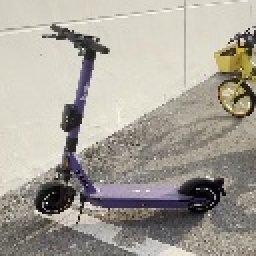
#> input picture positive/pos_00004.jpg, 128 x 128 px (shown 2 times larger)
$ python -i 6.test_model_comprehensive_metrics.py   (imports and definitions only)
#> lines starting #> are read from the running program, lines starting #| are printed output that depends on the picture
import cv2
import joblib
import numpy as np
import os
import matplotlib.pyplot as plt
from skimage.feature import hog
from sklearn.metrics import (
    accuracy_score,
    classification_report,
    confusion_matrix,
    roc_curve,
    auc,
    precision_score,
    recall_score,
    f1_score
)
import seaborn as sns
import time

# --- 설정 변수 ---
# 테스트 데이터셋 경로
TEST_POS_DIR = "./test/positive"
TEST_NEG_DIR = "./test/negative"
MODEL_PATH = "./svm_model_v3_gridsearch.pkl"
TARGET_SIZE = (128, 128)

# HOG 파라미터 (학습과 동일해야 함)
HOG_PARAMS = {
    'orientations': 9,
    'pixels_per_cell': (16, 16),
    'cells_per_block': (2, 2),
    'block_norm': 'L2-Hys',
    'visualize': False,
    'transform_sqrt': True,
}

# 컬러 히스토그램 파라미터
HIST_BINS = (32, 32)

def extract_color_histogram(image, bins=(32, 32)):
    hsv = cv2.cvtColor(image, cv2.COLOR_BGR2HSV)
    hist = cv2.calcHist([hsv], [0, 1], None, bins, [0, 180, 0, 256])
    cv2.normalize(hist, hist)
    return hist.flatten()

def extract_features(img_path):
#> called with img_path = 'positive/pos_00004.jpg'
    img = cv2.imread(img_path)
#> img is the input picture: shape (128, 128, 3); mean B, G, R 152.8, 162.5, 167.5
    if img is None:
        return None

    # 1. 리사이즈
    img_resized = cv2.resize(img, TARGET_SIZE)

    # 2. HOG
    gray = cv2.cvtColor(img_resized, cv2.COLOR_BGR2GRAY)
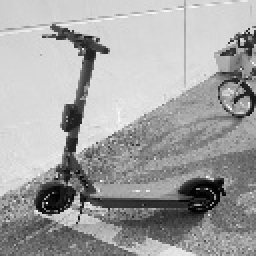
#> gray: shape (128, 128) (shown 2 times larger); min 0, max 250, mean 162.9
    hog_feature = hog(gray, **HOG_PARAMS)
#> hog_feature = 1764 values, max 0.478 at index 531, min 0.00154 at index 307, mean 0.138

    # 3. Color
    color_feature = extract_color_histogram(img_resized, bins=HIST_BINS)
#> in extract_color_histogram, `hsv = cv2.cvtColor(image, cv2.COLOR_BGR2HSV)`: hsv: shape (128, 128, 3); mean H, S, V 33.1, 30.3, 168.3
#> in extract_color_histogram, `hist = cv2.calcHist([hsv], [0, 1], None, bins, [0, 180, 0, 256])`:
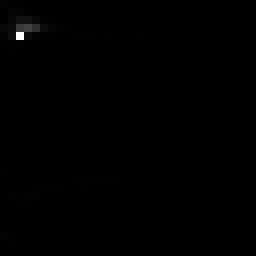
#> hist: shape (32, 32) float32 (shown 8 times larger); min 0, max 6065, mean 16; drawn with min black and max white
#> color_feature = 1024 values, max 0.922 at index 130, min 0 at index 5, mean 0.00243

    # 4. 결합
    return np.hstack([hog_feature, color_feature])

# [147 lines left out: functions load_test_data, evaluate_model, not called in this run]

# [1 line not run here, left out]

>>> result = extract_features('positive/pos_00004.jpg')
#> result = 2788 values, max 0.922 at index 1894, min 0 at index 1769, mean 0.0884

$ run again, on positive/pos_00021.jpg
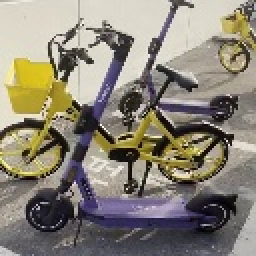
#> input picture positive/pos_00021.jpg, 128 x 128 px (shown 2 times larger)
#> in extract_features, img is the input picture: shape (128, 128, 3); mean B, G, R 119.1, 132.4, 138.9
#> in extract_features, `gray = cv2.cvtColor(img_resized, cv2.COLOR_BGR2GRAY)`:
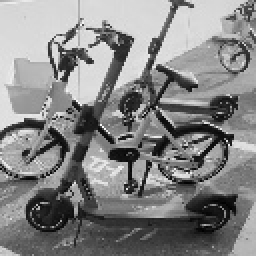
#> gray: shape (128, 128) (shown 2 times larger); min 0, max 246, mean 132.8
#> hog_feature = 1764 values, max 0.375 at index 27, min 0 at index 17, mean 0.146
#> hsv: shape (128, 128, 3); mean H, S, V 50.8, 54.8, 141.6
#> in extract_color_histogram, `hist = cv2.calcHist([hsv], [0, 1], None, bins, [0, 180, 0, 256])`:
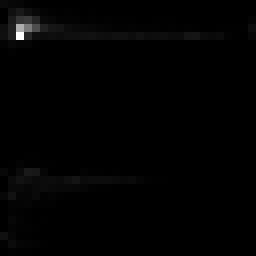
#> hist: shape (32, 32) float32 (shown 8 times larger); min 0, max 1815, mean 16; drawn with min black and max white
#> color_feature = 1024 values, max 0.668 at index 130, min 0 at index 19, mean 0.00589
#> result = 2788 values, max 0.668 at index 1894, min 0 at index 17, mean 0.0944

$ run again, on positive/pos_00023.jpg
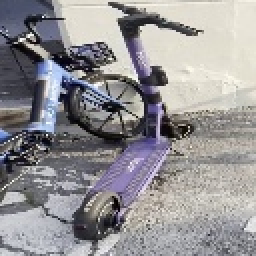
#> input picture positive/pos_00023.jpg, 128 x 128 px (shown 2 times larger)
#> in extract_features, img is the input picture: shape (128, 128, 3); mean B, G, R 148.7, 146.4, 148.3
#> in extract_features, `gray = cv2.cvtColor(img_resized, cv2.COLOR_BGR2GRAY)`:
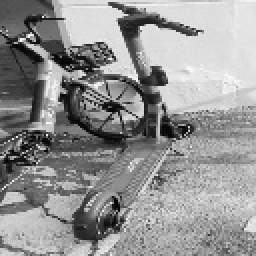
#> gray: shape (128, 128) (shown 2 times larger); min 0, max 255, mean 147.2
#> hog_feature = 1764 values, max 0.352 at index 216, min 0.00506 at index 412, mean 0.15
#> hsv: shape (128, 128, 3); mean H, S, V 72.8, 26.8, 154.6
#> in extract_color_histogram, `hist = cv2.calcHist([hsv], [0, 1], None, bins, [0, 180, 0, 256])`:
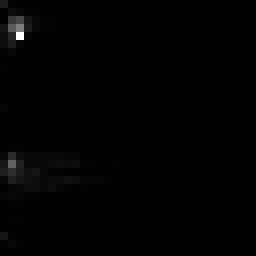
#> hist: shape (32, 32) float32 (shown 8 times larger); min 0, max 2230, mean 16; drawn with min black and max white
#> color_feature = 1024 values, max 0.714 at index 130, min 0 at index 7, mean 0.00512
#> result = 2788 values, max 0.714 at index 1894, min 0 at index 1771, mean 0.0969

$ run again, on positive/pos_00027.jpg
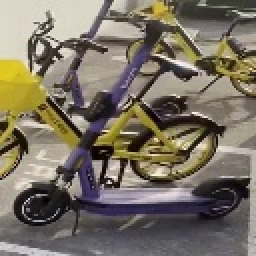
#> input picture positive/pos_00027.jpg, 128 x 128 px (shown 2 times larger)
#> in extract_features, img is the input picture: shape (128, 128, 3); mean B, G, R 99.7, 113.7, 121.8
#> in extract_features, `gray = cv2.cvtColor(img_resized, cv2.COLOR_BGR2GRAY)`:
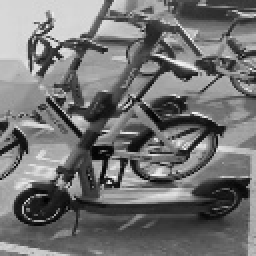
#> gray: shape (128, 128) (shown 2 times larger); min 0, max 249, mean 114.6
#> hog_feature = 1764 values, max 0.468 at index 1660, min 0.00101 at index 5, mean 0.142
#> hsv: shape (128, 128, 3); mean H, S, V 51.8, 60.9, 123.3
#> in extract_color_histogram, `cv2.normalize(hist, hist)`:
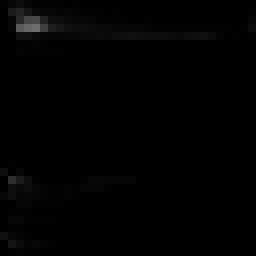
#> hist: shape (32, 32) float32 (shown 8 times larger); min 0, max 0.43, mean 0.0076
#> color_feature = 1024 values, max 0.43 at index 100, min 0 at index 22, mean 0.0076
#> result = 2788 values, max 0.468 at index 1660, min 0 at index 1786, mean 0.0928
